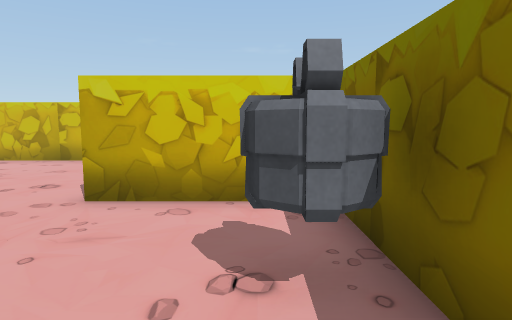
view 1 (above)

16 first-person views from a walk through a 3-D level made in the Unity game engine. The camera is 1.2 m above the floor, tilts 6° down and sees 75° across. The floor is counted in squares, 1 m on a side. Each view is taken from the middle of a square. On the plan, view 1 faces up. The plan holds only what a view shows up to about 14 squares ahead; the rest is blank. The player is left out.

view 2
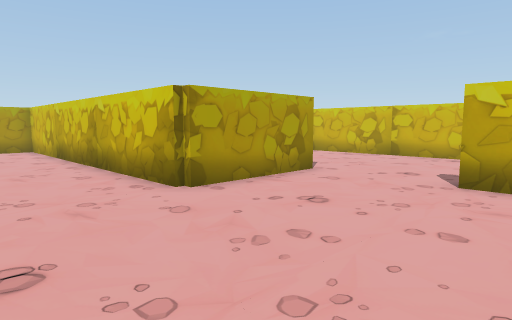

view 3
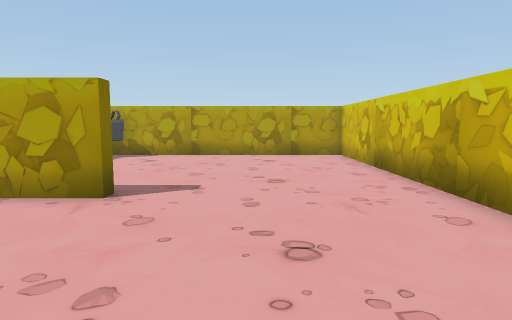

view 4
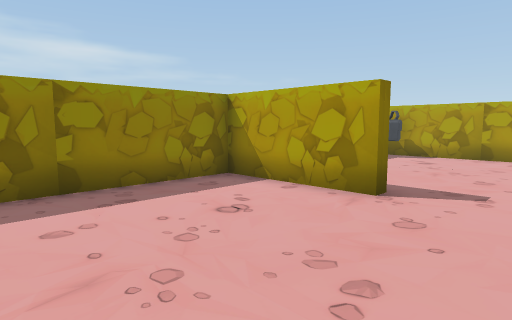

view 5
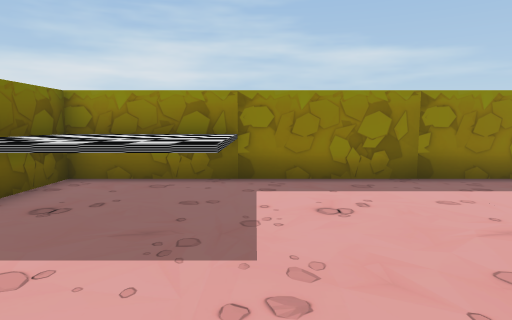

view 6
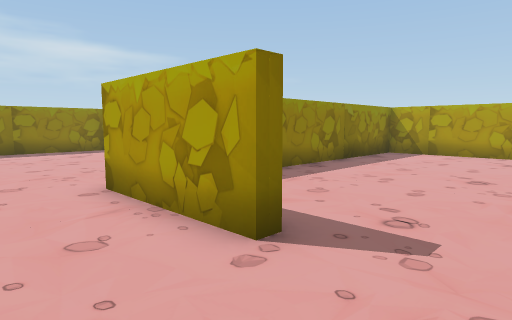

view 7
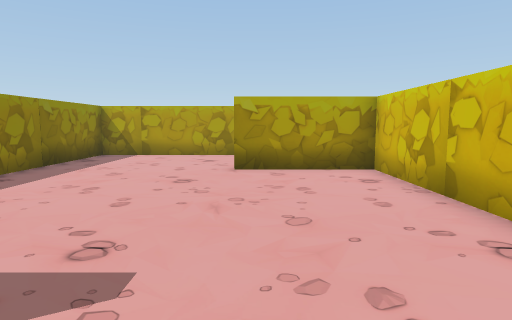

view 8
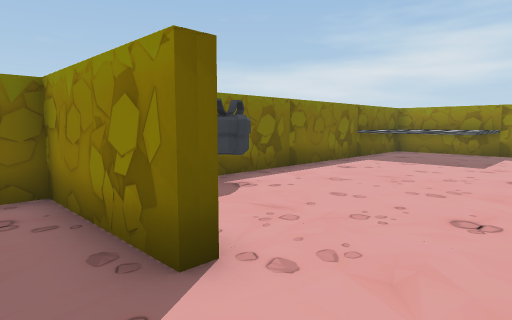

view 9
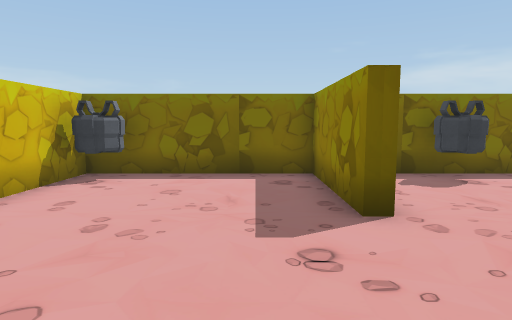

view 10
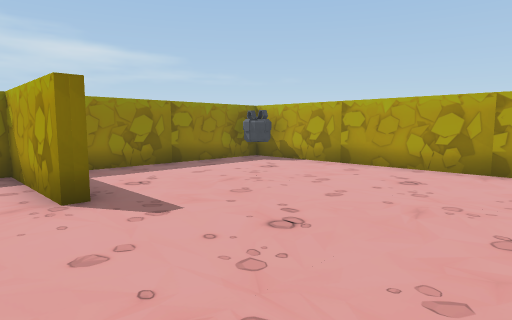

view 11
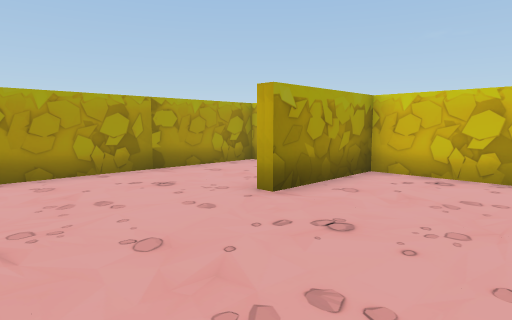

view 12
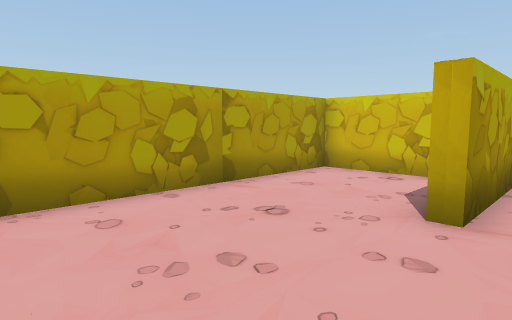

view 13
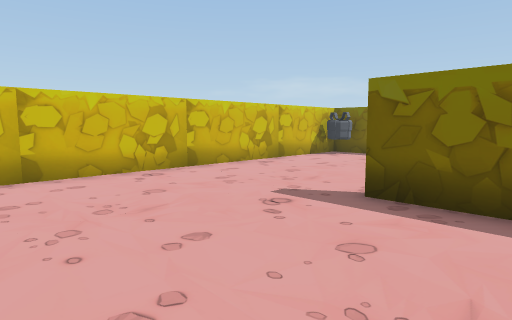

view 14
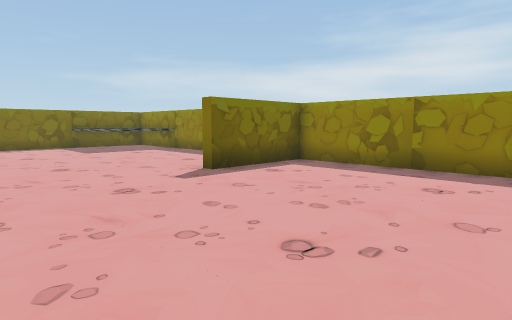

view 15
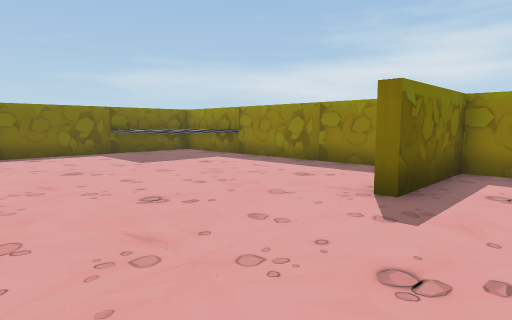

view 16
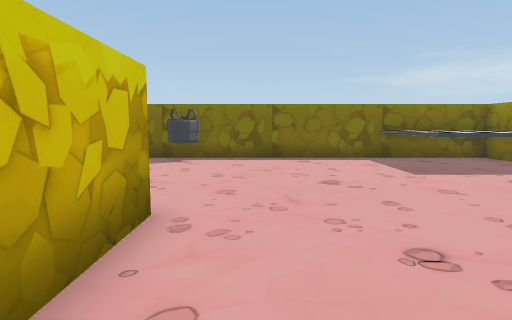

### Floor plan
Points are (right, up) in squares from view 1. A wall is a line through its corners. A room is listed if a view was taken in it or the views show most of it. See-through windows are left out.
Room 1 (views 1, 2, 3, 4, 5, 6, 7, 8, 9, 10, 11, 12, 13, 14, 15, 16)
walls: (-6.8, 3.6) (-6.8, 5.6) (-6.4, 5.6) (-6.4, 1.4) (-18.4, 1.4) (-18.4, -7.9); (0.6, 5.2) (-2.7, 5.2) (-2.7, 5.6) (1.2, 5.6) (1.2, 11.2) (-14, 11.2) (-14, 7.4) (-14.5, 7.4); (-15.5, 11.2) (-18.4, 11.2) (-18.4, 1.8) (-11.2, 1.8); (-16.9, -8.4) (-10.8, -8.4) (-10.8, -4.5) (-10.4, -4.5) (-10.4, -8.4) (1.2, -8.4) (1.2, 4.8)
low walls: (-2.7, -8.4) (-2.7, -4.5) (1.2, -4.5)
objects: other object (-18, -8) to (-17, -7); other object (0, 2) to (0, 3); other object (0, 10)

Where each view was taken, in squares from view 1:
view 1: 0 up, 0 right, facing up
view 2: 2 down, 1 left, facing up-left
view 3: 2 down, 5 left, facing left
view 4: 2 down, 5 left, facing down-left
view 5: 1 down, 3 left, facing down
view 6: 8 up, 4 left, facing down-left
view 7: 8 up, 5 left, facing left
view 8: 7 up, 5 left, facing down-right
view 9: 7 up, 7 left, facing right
view 10: 1 up, 9 left, facing down-left
view 11: 3 up, 10 left, facing up-left
view 12: 3 up, 13 left, facing up-left
view 13: 3 up, 12 left, facing up-right
view 14: 1 up, 18 left, facing down-right
view 15: 1 up, 13 left, facing down-right
view 16: 0 up, 11 left, facing right
